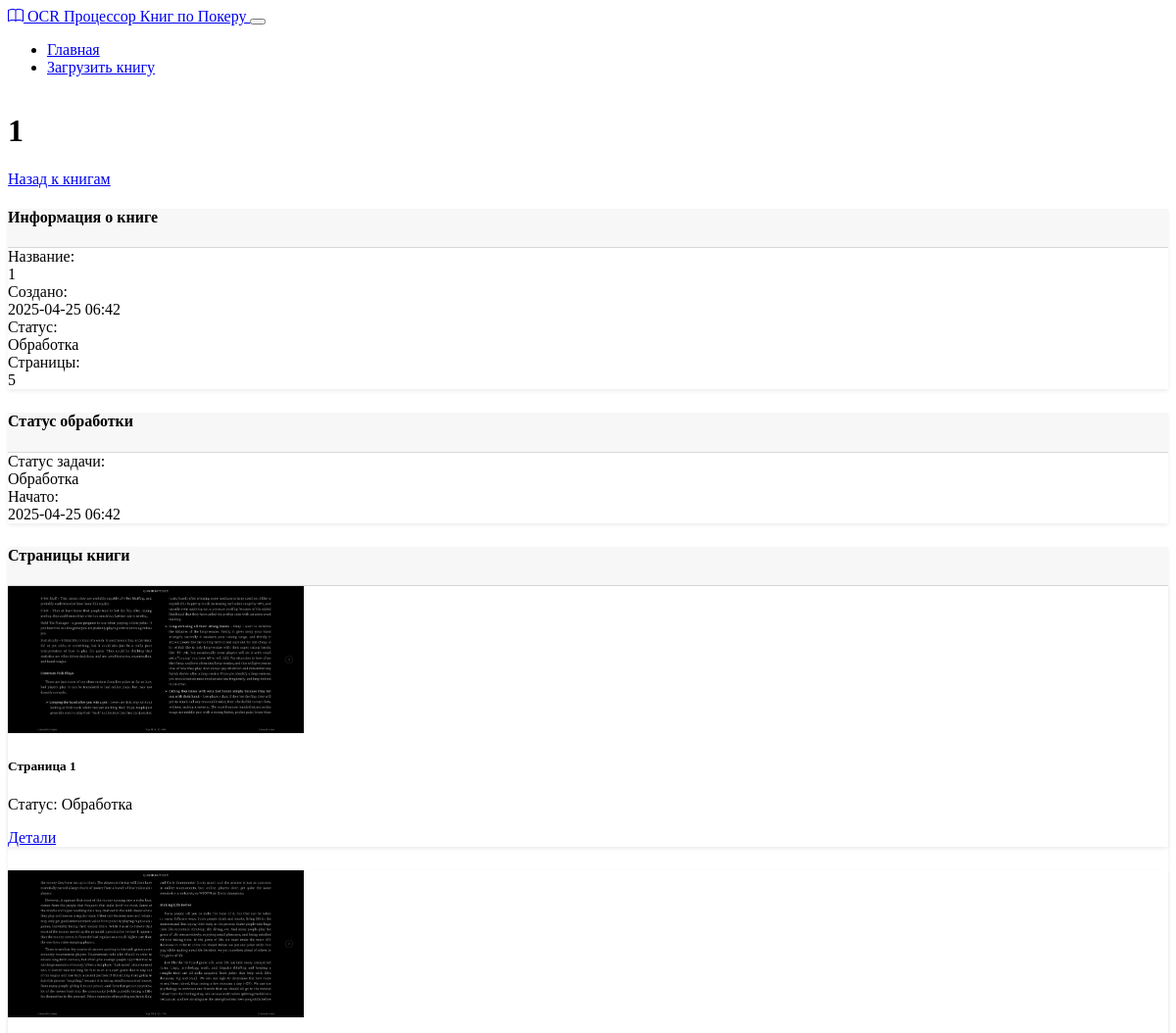
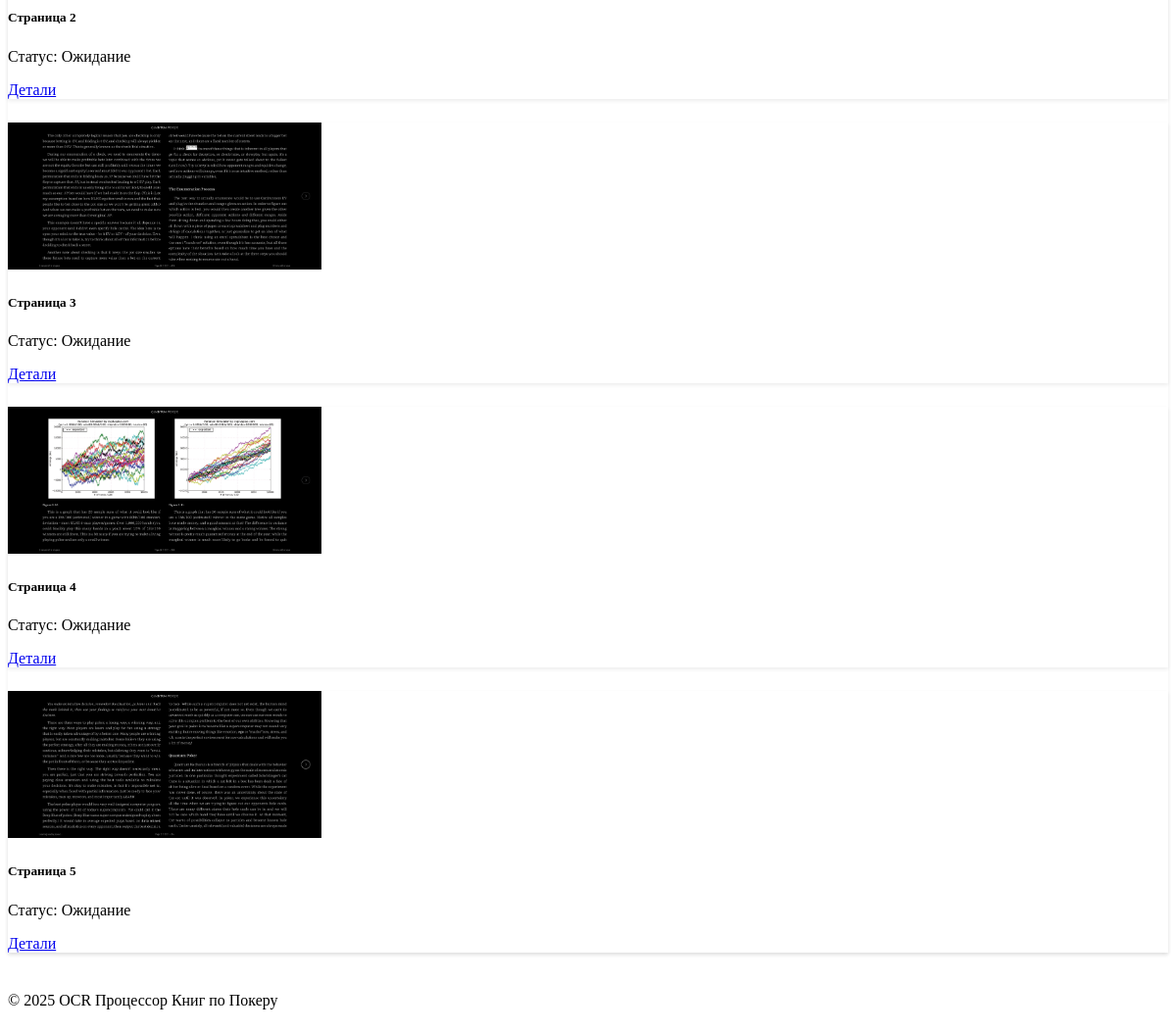
Page /book/3 on the committed database (2 pictures, top to bottom).
### models.py (models this page shows, shortened)
class Book(db.Model):
    id = db.Column(db.Integer, primary_key=True)
    title = db.Column(db.String(255), nullable=False)
    description = db.Column(db.Text, nullable=True)
    created_at = db.Column(db.DateTime, default=datetime.utcnow)
    status = db.Column(db.String(50), default='new')  # new, processing, completed, error
    pages = db.relationship('BookPage', backref='book', lazy=True, cascade='all, delete-orphan')

class ProcessingJob(db.Model):
    id = db.Column(db.Integer, primary_key=True)
    book_id = db.Column(db.Integer, db.ForeignKey('book.id'), nullable=False)
    status = db.Column(db.String(50), default='queued')  # queued, processing, completed, failed
    created_at = db.Column(db.DateTime, default=datetime.utcnow)
    completed_at = db.Column(db.DateTime, nullable=True)
    error_message = db.Column(db.Text, nullable=True)
    result_file_en = db.Column(db.String(255), nullable=True)  # Path to English PDF
    result_file_ru = db.Column(db.String(255), nullable=True)  # Path to Russian PDF

class BookPage(db.Model):
    id = db.Column(db.Integer, primary_key=True)
    book_id = db.Column(db.Integer, db.ForeignKey('book.id'), nullable=False)
    page_number = db.Column(db.Integer, nullable=True)
    image_path = db.Column(db.String(255), nullable=False)
    processed_image_path = db.Column(db.String(255), nullable=True)
    text_content = db.Column(db.Text, nullable=True)
    translated_content = db.Column(db.Text, nullable=True)
    status = db.Column(db.String(50), default='pending')  # pending, processed, error
    created_at = db.Column(db.DateTime, default=datetime.utcnow)

### routes.py (the view)
@app.route('/book/<int:book_id>')
def view_book(book_id):
    book = Book.query.get_or_404(book_id)
    pages = BookPage.query.filter_by(book_id=book_id).order_by(BookPage.page_number).all()
    job = ProcessingJob.query.filter_by(book_id=book_id).order_by(ProcessingJob.created_at.desc()).first()
    return render_template('book.html', book=book, pages=pages, job=job)

### routes.py (called while the page is built)
@app.context_processor
def inject_now():
    return {'now': datetime.utcnow()}

### templates/book.html (shortened to what this page needs)
{% extends "layout.html" %}
{% block content %}
<div class="mb-4">
    <div class="d-flex justify-content-between align-items-center">
        <h1>{{ book.title }}</h1>
        <div>
            <a href="{{ url_for('index') }}" class="btn btn-outline-secondary">Назад к книгам</a>
        </div>
    </div>
</div>
<div class="row mb-4">
    <div class="col-md-6">
        <div class="card mb-4 h-100">
            <div class="card-header">
                <h4>Информация о книге</h4>
            </div>
            <div class="card-body">
                <div class="mb-3">
                    <div class="row">
                        <div class="col-md-4 fw-bold">Название:</div>
                        <div class="col-md-8">{{ book.title }}</div>
                    </div>
                </div>
                <div class="mb-3">
                    <div class="row">
                        <div class="col-md-4 fw-bold">Создано:</div>
                        <div class="col-md-8">{{ book.created_at.strftime('%Y-%m-%d %H:%M') }}</div>
                    </div>
                </div>
                <div class="mb-3">
                    <div class="row">
                        <div class="col-md-4 fw-bold">Статус:</div>
                        <div class="col-md-8">
                            {% if book.status == 'new' %}
                                <span class="badge bg-secondary">Новая</span>
                            {% elif book.status == 'processing' %}
                                <span class="badge bg-primary">Обработка</span>
                            {% elif book.status == 'completed' %}
                                <span class="badge bg-success">Завершено</span>
                            {% elif book.status == 'error' %}
                                <span class="badge bg-danger">Ошибка</span>
                            {% endif %}
                        </div>
                    </div>
                </div>
                <div class="mb-3">
                    <div class="row">
                        <div class="col-md-4 fw-bold">Страницы:</div>
                        <div class="col-md-8">{{ pages|length }}</div>
                    </div>
                </div>
            </div>
        </div>
    </div>
    <div class="col-md-6">
        <div class="card mb-4 h-100">
            <div class="card-header">
                <h4>Статус обработки</h4>
            </div>
            <div class="card-body">
                {% if job %}
                <div class="mb-3">
                    <div class="row">
                        <div class="col-md-4 fw-bold">Статус задачи:</div>
                        <div class="col-md-8">
                            {% if job.status == 'queued' %}
                                <span class="badge bg-secondary">В очереди</span>
                            {% elif job.status == 'processing' %}
                                <span class="badge bg-primary">Обработка</span>
                            {% elif job.status == 'completed' %}
                                <span class="badge bg-success">Завершено</span>
                            {% elif job.status == 'failed' %}
                                <span class="badge bg-danger">Ошибка</span>
                            {% endif %}
                        </div>
                    </div>
                </div>
                <div class="mb-3">
                    <div class="row">
                        <div class="col-md-4 fw-bold">Начато:</div>
                        <div class="col-md-8">{{ job.created_at.strftime('%Y-%m-%d %H:%M') }}</div>
                    </div>
                </div>
                {% else %}
                <div class="alert alert-info">
                    Для этой книги не была запущена обработка.
                </div>
                {% endif %}
            </div>
        </div>
    </div>
</div>
<div class="card mb-4">
    <div class="card-header">
        <h4>Страницы книги</h4>
    </div>
    <div class="card-body">
        {% if pages %}
        <div class="row g-3">
            {% for page in pages %}
            <div class="col-md-3 col-sm-4 col-6">
                <div class="card h-100">
                    {% if page.image_path %}
                    <img src="{{ page.image_path }}" class="card-img-top" alt="Страница {{ page.page_number }}" style="height: 150px; object-fit: cover;">
                    {% endif %}
                    <div class="card-body p-2">
                        <h5 class="card-title">Страница {{ page.page_number }}</h5>
                        <p class="card-text small">
                            Статус:
                            {% if page.status == 'pending' %}
                                <span class="badge bg-secondary">Ожидание</span>
                            {% elif page.status == 'processing' %}
                                <span class="badge bg-primary">Обработка</span>
                            {% elif page.status == 'processed' %}
                                <span class="badge bg-success">Обработано</span>
                            {% elif page.status == 'error' %}
                                <span class="badge bg-danger">Ошибка</span>
                            {% endif %}
                        </p>
                        <a href="{{ url_for('view_page', page_id=page.id) }}" class="btn btn-sm btn-outline-primary">Детали</a>
                    </div>
                </div>
            </div>
            {% endfor %}
        </div>
        {% else %}
        <div class="alert alert-warning">
            Для этой книги не загружено страниц.
        </div>
        {% endif %}
    </div>
</div>
{% endblock %}

### static/css/styles.css (style rules this page uses)
body { display: flex; flex-direction: column; min-height: 100vh; }
.card { margin-bottom: 1.5rem; border: none; box-shadow: 0 0.125rem 0.25rem rgba(0, 0, 0, 0.075); }
.card-header { background-color: rgba(0, 0, 0, 0.03); border-bottom: 1px solid rgba(0, 0, 0, 0.125); }
.card-img-top { transition: transform 0.3s ease; }

### rows in the picture
Book: title "1", created_at "2025-04-25 06:42"
ProcessingJob: created_at "2025-04-25 06:42"
BookPage: image_path (picture), page_number "1", status "Обработка"
BookPage: image_path (picture), page_number "2", status "Ожидание"
BookPage: image_path (picture), page_number "3", status "Ожидание"
BookPage: image_path (picture), page_number "4", status "Ожидание"
BookPage: image_path (picture), page_number "5", status "Ожидание"

### other values in the picture
{{ pages|length }} "5"
